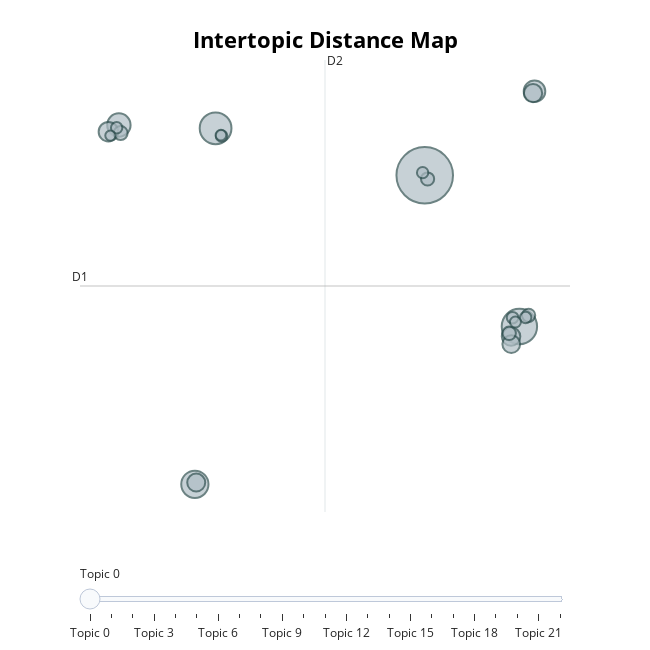

The cell this chart's notebook holds for it:
### Code cell
topic_model_KeyBERTInspired.visualize_topics()

### Figure 1 — Plotly figure (JSON) as saved in the notebook; plotly's stock layout.template omitted (floating-point values rounded to 4 significant figures)
{"data": [{"customdata": [[0, "supplementaire | heure | jour | repos | conge", 2425], [1, "remuneration | absence | periode | base | salarie", 948], [2, "chapitre | jour | forfait | duree | definition", 764], [3, "revision | denonciation | lettre | denoncer | reception", 563], [4, "temp | pause | effectif | vaquer | occupation", 414], [5, "exemplaire | depot | deposer | prud | conseil", 352], [6, "temp | amenagement | partiel | effectif | definition", 290], [7, "vigueur | indetermine | conclure | entree | duree", 260], [8, "deconnexion | teletravail | outil | droit | professionnel", 254], [9, "planning | modification | programmation | delai | horaire", 246], [10, "entretien | charge | salarie | hierarchique | vie", 239], [11, "part | siege | social | representer | immatriculer", 149], [12, "maximal | duree | quotidien | hebdomadaire | heure", 138], [13, "titre | final | general | generale | generales", 134], [14, "complementaire | heure | duree | contractuel | limite", 132], [15, "forfait | individuel | forfaire | jour | annuel", 102], [16, "salary | partiel | temp | concerner | prejudice", 102], [17, "reference | periode | premier | annee | janvier", 100], [18, "collectif | temp | projet | personnel | national", 99], [19, "supplementaire | heure | decompte | contrepartie | brh", 98], [20, "temp | duree | partiel | salarier | heure", 92], [21, "autonomie | jour | disposer | emploi | temp", 86], [22, "temp | modalites | modalite | duree | hebdomadaire", 81]], "hovertemplate": "<b>Topic %{customdata[0]}</b><br>%{customdata[1]}<br>Size: %{customdata[2]}", "legendgroup": "", "marker": {"color": "#B0BEC5", "line": {"color": "DarkSlateGrey", "width": 2}, "size": [2425, 948, 764, 563, 414, 352, 290, 260, 254, 246, 239, 149, 138, 134, 132, 102, 102, 100, 99, 98, 92, 86, 81], "sizemode": "area", "sizeref": 1.516, "symbol": "circle"}, "mode": "markers", "name": "", "orientation": "v", "showlegend": false, "type": "scatter", "x": [8.945, 15.62, -5.809, -7.271, -12.63, 16.69, -13.37, 15.03, 16.58, -7.174, 15.05, -12.51, 14.9, 16.27, 9.145, -5.383, 15.14, 16.06, -12.79, 8.797, 15.34, -5.433, -13.23], "xaxis": "x", "y": [6.816, -1.475, 9.395, -10.13, 9.573, 11.43, 9.208, -2.027, 11.32, -10.03, -2.439, 9.133, -1.851, -0.863, 6.615, 8.971, -0.9916, -0.9804, 9.423, 6.963, -1.228, 9.02, 8.996], "yaxis": "y"}], "layout": {"annotations": [{"showarrow": false, "text": "D1", "x": -15.37, "y": 0.7461, "yshift": 10}, {"showarrow": false, "text": "D2", "x": 1.909, "xshift": 10, "y": 13.14}], "height": 650, "hoverlabel": {"bgcolor": "white", "font": {"family": "Rockwell", "size": 16}}, "legend": {"itemsizing": "constant", "tracegroupgap": 0}, "margin": {"t": 60}, "shapes": [{"line": {"color": "#CFD8DC", "width": 2}, "type": "line", "x0": 1.909, "x1": 1.909, "y0": -11.65, "y1": 13.14}, {"line": {"color": "#9E9E9E", "width": 2}, "type": "line", "x0": -15.37, "x1": 19.19, "y0": 0.7461, "y1": 0.7461}], "sliders": [{"active": 0, "pad": {"t": 50}, "steps": [{"args": [{"marker.color": [["red", "#B0BEC5", "#B0BEC5", "#B0BEC5", "#B0BEC5", "#B0BEC5", "#B0BEC5", "#B0BEC5", "#B0BEC5", "#B0BEC5", "#B0BEC5", "#B0BEC5", "#B0BEC5", "#B0BEC5", "#B0BEC5", "#B0BEC5", "#B0BEC5", "#B0BEC5", "#B0BEC5", "#B0BEC5", "#B0BEC5", "#B0BEC5", "#B0BEC5"]]}], "label": "Topic 0", "method": "update"}, {"args": [{"marker.color": [["#B0BEC5", "red", "#B0BEC5", "#B0BEC5", "#B0BEC5", "#B0BEC5", "#B0BEC5", "#B0BEC5", "#B0BEC5", "#B0BEC5", "#B0BEC5", "#B0BEC5", "#B0BEC5", "#B0BEC5", "#B0BEC5", "#B0BEC5", "#B0BEC5", "#B0BEC5", "#B0BEC5", "#B0BEC5", "#B0BEC5", "#B0BEC5", "#B0BEC5"]]}], "label": "Topic 1", "method": "update"}, {"args": [{"marker.color": [["#B0BEC5", "#B0BEC5", "red", "#B0BEC5", "#B0BEC5", "#B0BEC5", "#B0BEC5", "#B0BEC5", "#B0BEC5", "#B0BEC5", "#B0BEC5", "#B0BEC5", "#B0BEC5", "#B0BEC5", "#B0BEC5", "#B0BEC5", "#B0BEC5", "#B0BEC5", "#B0BEC5", "#B0BEC5", "#B0BEC5", "#B0BEC5", "#B0BEC5"]]}], "label": "Topic 2", "method": "update"}, {"args": [{"marker.color": [["#B0BEC5", "#B0BEC5", "#B0BEC5", "red", "#B0BEC5", "#B0BEC5", "#B0BEC5", "#B0BEC5", "#B0BEC5", "#B0BEC5", "#B0BEC5", "#B0BEC5", "#B0BEC5", "#B0BEC5", "#B0BEC5", "#B0BEC5", "#B0BEC5", "#B0BEC5", "#B0BEC5", "#B0BEC5", "#B0BEC5", "#B0BEC5", "#B0BEC5"]]}], "label": "Topic 3", "method": "update"}, {"args": [{"marker.color": [["#B0BEC5", "#B0BEC5", "#B0BEC5", "#B0BEC5", "red", "#B0BEC5", "#B0BEC5", "#B0BEC5", "#B0BEC5", "#B0BEC5", "#B0BEC5", "#B0BEC5", "#B0BEC5", "#B0BEC5", "#B0BEC5", "#B0BEC5", "#B0BEC5", "#B0BEC5", "#B0BEC5", "#B0BEC5", "#B0BEC5", "#B0BEC5", "#B0BEC5"]]}], "label": "Topic 4", "method": "update"}, {"args": [{"marker.color": [["#B0BEC5", "#B0BEC5", "#B0BEC5", "#B0BEC5", "#B0BEC5", "red", "#B0BEC5", "#B0BEC5", "#B0BEC5", "#B0BEC5", "#B0BEC5", "#B0BEC5", "#B0BEC5", "#B0BEC5", "#B0BEC5", "#B0BEC5", "#B0BEC5", "#B0BEC5", "#B0BEC5", "#B0BEC5", "#B0BEC5", "#B0BEC5", "#B0BEC5"]]}], "label": "Topic 5", "method": "update"}, {"args": [{"marker.color": [["#B0BEC5", "#B0BEC5", "#B0BEC5", "#B0BEC5", "#B0BEC5", "#B0BEC5", "red", "#B0BEC5", "#B0BEC5", "#B0BEC5", "#B0BEC5", "#B0BEC5", "#B0BEC5", "#B0BEC5", "#B0BEC5", "#B0BEC5", "#B0BEC5", "#B0BEC5", "#B0BEC5", "#B0BEC5", "#B0BEC5", "#B0BEC5", "#B0BEC5"]]}], "label": "Topic 6", "method": "update"}, {"args": [{"marker.color": [["#B0BEC5", "#B0BEC5", "#B0BEC5", "#B0BEC5", "#B0BEC5", "#B0BEC5", "#B0BEC5", "red", "#B0BEC5", "#B0BEC5", "#B0BEC5", "#B0BEC5", "#B0BEC5", "#B0BEC5", "#B0BEC5", "#B0BEC5", "#B0BEC5", "#B0BEC5", "#B0BEC5", "#B0BEC5", "#B0BEC5", "#B0BEC5", "#B0BEC5"]]}], "label": "Topic 7", "method": "update"}, {"args": [{"marker.color": [["#B0BEC5", "#B0BEC5", "#B0BEC5", "#B0BEC5", "#B0BEC5", "#B0BEC5", "#B0BEC5", "#B0BEC5", "red", "#B0BEC5", "#B0BEC5", "#B0BEC5", "#B0BEC5", "#B0BEC5", "#B0BEC5", "#B0BEC5", "#B0BEC5", "#B0BEC5", "#B0BEC5", "#B0BEC5", "#B0BEC5", "#B0BEC5", "#B0BEC5"]]}], "label": "Topic 8", "method": "update"}, {"args": [{"marker.color": [["#B0BEC5", "#B0BEC5", "#B0BEC5", "#B0BEC5", "#B0BEC5", "#B0BEC5", "#B0BEC5", "#B0BEC5", "#B0BEC5", "red", "#B0BEC5", "#B0BEC5", "#B0BEC5", "#B0BEC5", "#B0BEC5", "#B0BEC5", "#B0BEC5", "#B0BEC5", "#B0BEC5", "#B0BEC5", "#B0BEC5", "#B0BEC5", "#B0BEC5"]]}], "label": "Topic 9", "method": "update"}, {"args": [{"marker.color": [["#B0BEC5", "#B0BEC5", "#B0BEC5", "#B0BEC5", "#B0BEC5", "#B0BEC5", "#B0BEC5", "#B0BEC5", "#B0BEC5", "#B0BEC5", "red", "#B0BEC5", "#B0BEC5", "#B0BEC5", "#B0BEC5", "#B0BEC5", "#B0BEC5", "#B0BEC5", "#B0BEC5", "#B0BEC5", "#B0BEC5", "#B0BEC5", "#B0BEC5"]]}], "label": "Topic 10", "method": "update"}, {"args": [{"marker.color": [["#B0BEC5", "#B0BEC5", "#B0BEC5", "#B0BEC5", "#B0BEC5", "#B0BEC5", "#B0BEC5", "#B0BEC5", "#B0BEC5", "#B0BEC5", "#B0BEC5", "red", "#B0BEC5", "#B0BEC5", "#B0BEC5", "#B0BEC5", "#B0BEC5", "#B0BEC5", "#B0BEC5", "#B0BEC5", "#B0BEC5", "#B0BEC5", "#B0BEC5"]]}], "label": "Topic 11", "method": "update"}, {"args": [{"marker.color": [["#B0BEC5", "#B0BEC5", "#B0BEC5", "#B0BEC5", "#B0BEC5", "#B0BEC5", "#B0BEC5", "#B0BEC5", "#B0BEC5", "#B0BEC5", "#B0BEC5", "#B0BEC5", "red", "#B0BEC5", "#B0BEC5", "#B0BEC5", "#B0BEC5", "#B0BEC5", "#B0BEC5", "#B0BEC5", "#B0BEC5", "#B0BEC5", "#B0BEC5"]]}], "label": "Topic 12", "method": "update"}, {"args": [{"marker.color": [["#B0BEC5", "#B0BEC5", "#B0BEC5", "#B0BEC5", "#B0BEC5", "#B0BEC5", "#B0BEC5", "#B0BEC5", "#B0BEC5", "#B0BEC5", "#B0BEC5", "#B0BEC5", "#B0BEC5", "red", "#B0BEC5", "#B0BEC5", "#B0BEC5", "#B0BEC5", "#B0BEC5", "#B0BEC5", "#B0BEC5", "#B0BEC5", "#B0BEC5"]]}], "label": "Topic 13", "method": "update"}, {"args": [{"marker.color": [["#B0BEC5", "#B0BEC5", "#B0BEC5", "#B0BEC5", "#B0BEC5", "#B0BEC5", "#B0BEC5", "#B0BEC5", "#B0BEC5", "#B0BEC5", "#B0BEC5", "#B0BEC5", "#B0BEC5", "#B0BEC5", "red", "#B0BEC5", "#B0BEC5", "#B0BEC5", "#B0BEC5", "#B0BEC5", "#B0BEC5", "#B0BEC5", "#B0BEC5"]]}], "label": "Topic 14", "method": "update"}, {"args": [{"marker.color": [["#B0BEC5", "#B0BEC5", "#B0BEC5", "#B0BEC5", "#B0BEC5", "#B0BEC5", "#B0BEC5", "#B0BEC5", "#B0BEC5", "#B0BEC5", "#B0BEC5", "#B0BEC5", "#B0BEC5", "#B0BEC5", "#B0BEC5", "red", "#B0BEC5", "#B0BEC5", "#B0BEC5", "#B0BEC5", "#B0BEC5", "#B0BEC5", "#B0BEC5"]]}], "label": "Topic 15", "method": "update"}, {"args": [{"marker.color": [["#B0BEC5", "#B0BEC5", "#B0BEC5", "#B0BEC5", "#B0BEC5", "#B0BEC5", "#B0BEC5", "#B0BEC5", "#B0BEC5", "#B0BEC5", "#B0BEC5", "#B0BEC5", "#B0BEC5", "#B0BEC5", "#B0BEC5", "#B0BEC5", "red", "#B0BEC5", "#B0BEC5", "#B0BEC5", "#B0BEC5", "#B0BEC5", "#B0BEC5"]]}], "label": "Topic 16", "method": "update"}, {"args": [{"marker.color": [["#B0BEC5", "#B0BEC5", "#B0BEC5", "#B0BEC5", "#B0BEC5", "#B0BEC5", "#B0BEC5", "#B0BEC5", "#B0BEC5", "#B0BEC5", "#B0BEC5", "#B0BEC5", "#B0BEC5", "#B0BEC5", "#B0BEC5", "#B0BEC5", "#B0BEC5", "red", "#B0BEC5", "#B0BEC5", "#B0BEC5", "#B0BEC5", "#B0BEC5"]]}], "label": "Topic 17", "method": "update"}, {"args": [{"marker.color": [["#B0BEC5", "#B0BEC5", "#B0BEC5", "#B0BEC5", "#B0BEC5", "#B0BEC5", "#B0BEC5", "#B0BEC5", "#B0BEC5", "#B0BEC5", "#B0BEC5", "#B0BEC5", "#B0BEC5", "#B0BEC5", "#B0BEC5", "#B0BEC5", "#B0BEC5", "#B0BEC5", "red", "#B0BEC5", "#B0BEC5", "#B0BEC5", "#B0BEC5"]]}], "label": "Topic 18", "method": "update"}, {"args": [{"marker.color": [["#B0BEC5", "#B0BEC5", "#B0BEC5", "#B0BEC5", "#B0BEC5", "#B0BEC5", "#B0BEC5", "#B0BEC5", "#B0BEC5", "#B0BEC5", "#B0BEC5", "#B0BEC5", "#B0BEC5", "#B0BEC5", "#B0BEC5", "#B0BEC5", "#B0BEC5", "#B0BEC5", "#B0BEC5", "red", "#B0BEC5", "#B0BEC5", "#B0BEC5"]]}], "label": "Topic 19", "method": "update"}, {"args": [{"marker.color": [["#B0BEC5", "#B0BEC5", "#B0BEC5", "#B0BEC5", "#B0BEC5", "#B0BEC5", "#B0BEC5", "#B0BEC5", "#B0BEC5", "#B0BEC5", "#B0BEC5", "#B0BEC5", "#B0BEC5", "#B0BEC5", "#B0BEC5", "#B0BEC5", "#B0BEC5", "#B0BEC5", "#B0BEC5", "#B0BEC5", "red", "#B0BEC5", "#B0BEC5"]]}], "label": "Topic 20", "method": "update"}, {"args": [{"marker.color": [["#B0BEC5", "#B0BEC5", "#B0BEC5", "#B0BEC5", "#B0BEC5", "#B0BEC5", "#B0BEC5", "#B0BEC5", "#B0BEC5", "#B0BEC5", "#B0BEC5", "#B0BEC5", "#B0BEC5", "#B0BEC5", "#B0BEC5", "#B0BEC5", "#B0BEC5", "#B0BEC5", "#B0BEC5", "#B0BEC5", "#B0BEC5", "red", "#B0BEC5"]]}], "label": "Topic 21", "method": "update"}, {"args": [{"marker.color": [["#B0BEC5", "#B0BEC5", "#B0BEC5", "#B0BEC5", "#B0BEC5", "#B0BEC5", "#B0BEC5", "#B0BEC5", "#B0BEC5", "#B0BEC5", "#B0BEC5", "#B0BEC5", "#B0BEC5", "#B0BEC5", "#B0BEC5", "#B0BEC5", "#B0BEC5", "#B0BEC5", "#B0BEC5", "#B0BEC5", "#B0BEC5", "#B0BEC5", "red"]]}], "label": "Topic 22", "method": "update"}]}], "title": {"font": {"color": "Black", "size": 22}, "text": "<b>Intertopic Distance Map</b>", "x": 0.5, "xanchor": "center", "y": 0.95, "yanchor": "top"}, "width": 650, "xaxis": {"anchor": "y", "domain": [0, 1], "range": [-15.37, 19.19], "title": {"text": ""}, "visible": false}, "yaxis": {"anchor": "x", "domain": [0, 1], "range": [-11.65, 13.14], "title": {"text": ""}, "visible": false}}}
